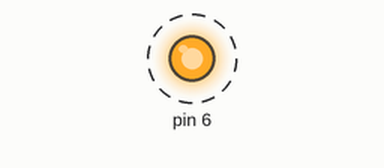
A sketch run on a simulated Arduino Uno, built with avr-gcc and run on an emulated ATmega328P. Shown: output pins drawn as LEDs (lit = HIGH). Dashed ring = blinking.

Above: at 0.2 s.
Timing chart, 0 to 3.0 s (numbered marks = the images above):
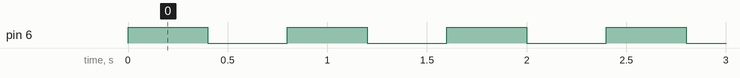

The sketch:

sketch_apr07a.ino
```cpp
void setup() {
  // put your setup code here, to run once:
  pinMode(6, OUTPUT);
}

void loop() {
  // put your main code here, to run repeatedly:

  digitalWrite(6, HIGH);
  delay(400);
  digitalWrite(6, LOW);
  delay(400);
}
```

Measured:
- by itself, pin 6: alternates HIGH for 0.40 s and LOW for 0.40 s
